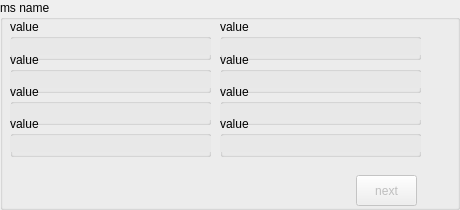
<?xml version="1.0" encoding="UTF-8"?>
<ui version="4.0">
 <class>QtMsRegionStats</class>
 <widget class="QGroupBox" name="QtMsRegionStats">
  <property name="geometry">
   <rect>
    <x>0</x>
    <y>0</y>
    <width>460</width>
    <height>210</height>
   </rect>
  </property>
  <property name="sizePolicy">
   <sizepolicy hsizetype="Preferred" vsizetype="Preferred">
    <horstretch>0</horstretch>
    <verstretch>0</verstretch>
   </sizepolicy>
  </property>
  <property name="minimumSize">
   <size>
    <width>460</width>
    <height>0</height>
   </size>
  </property>
  <property name="maximumSize">
   <size>
    <width>16777215</width>
    <height>210</height>
   </size>
  </property>
  <property name="windowTitle">
   <string>GroupBox</string>
  </property>
  <property name="title">
   <string>ms name</string>
  </property>
  <widget class="QGroupBox" name="box11">
   <property name="geometry">
    <rect>
     <x>10</x>
     <y>19</y>
     <width>201</width>
     <height>41</height>
    </rect>
   </property>
   <property name="sizePolicy">
    <sizepolicy hsizetype="Preferred" vsizetype="Minimum">
     <horstretch>0</horstretch>
     <verstretch>0</verstretch>
    </sizepolicy>
   </property>
   <property name="title">
    <string>value</string>
   </property>
   <property name="flat">
    <bool>true</bool>
   </property>
   <widget class="QLineEdit" name="text11">
    <property name="geometry">
     <rect>
      <x>0</x>
      <y>20</y>
      <width>201</width>
      <height>16</height>
     </rect>
    </property>
    <property name="palette">
     <palette>
      <active>
       <colorrole role="Base">
        <brush brushstyle="SolidPattern">
         <color alpha="255">
          <red>232</red>
          <green>232</green>
          <blue>232</blue>
         </color>
        </brush>
       </colorrole>
      </active>
      <inactive>
       <colorrole role="Base">
        <brush brushstyle="SolidPattern">
         <color alpha="255">
          <red>232</red>
          <green>232</green>
          <blue>232</blue>
         </color>
        </brush>
       </colorrole>
      </inactive>
      <disabled>
       <colorrole role="Base">
        <brush brushstyle="SolidPattern">
         <color alpha="255">
          <red>212</red>
          <green>208</green>
          <blue>200</blue>
         </color>
        </brush>
       </colorrole>
      </disabled>
     </palette>
    </property>
    <property name="font">
     <font>
      <pointsize>10</pointsize>
     </font>
    </property>
    <property name="acceptDrops">
     <bool>false</bool>
    </property>
    <property name="maxLength">
     <number>50</number>
    </property>
    <property name="frame">
     <bool>false</bool>
    </property>
    <property name="readOnly">
     <bool>true</bool>
    </property>
   </widget>
  </widget>
  <widget class="QGroupBox" name="box12">
   <property name="geometry">
    <rect>
     <x>220</x>
     <y>19</y>
     <width>201</width>
     <height>41</height>
    </rect>
   </property>
   <property name="sizePolicy">
    <sizepolicy hsizetype="Preferred" vsizetype="Minimum">
     <horstretch>0</horstretch>
     <verstretch>0</verstretch>
    </sizepolicy>
   </property>
   <property name="title">
    <string>value</string>
   </property>
   <property name="flat">
    <bool>true</bool>
   </property>
   <widget class="QLineEdit" name="text12">
    <property name="geometry">
     <rect>
      <x>0</x>
      <y>20</y>
      <width>201</width>
      <height>16</height>
     </rect>
    </property>
    <property name="palette">
     <palette>
      <active>
       <colorrole role="Base">
        <brush brushstyle="SolidPattern">
         <color alpha="255">
          <red>232</red>
          <green>232</green>
          <blue>232</blue>
         </color>
        </brush>
       </colorrole>
      </active>
      <inactive>
       <colorrole role="Base">
        <brush brushstyle="SolidPattern">
         <color alpha="255">
          <red>232</red>
          <green>232</green>
          <blue>232</blue>
         </color>
        </brush>
       </colorrole>
      </inactive>
      <disabled>
       <colorrole role="Base">
        <brush brushstyle="SolidPattern">
         <color alpha="255">
          <red>212</red>
          <green>208</green>
          <blue>200</blue>
         </color>
        </brush>
       </colorrole>
      </disabled>
     </palette>
    </property>
    <property name="font">
     <font>
      <pointsize>10</pointsize>
     </font>
    </property>
    <property name="acceptDrops">
     <bool>false</bool>
    </property>
    <property name="maxLength">
     <number>50</number>
    </property>
    <property name="frame">
     <bool>false</bool>
    </property>
    <property name="readOnly">
     <bool>true</bool>
    </property>
   </widget>
  </widget>
  <widget class="QGroupBox" name="box21">
   <property name="geometry">
    <rect>
     <x>10</x>
     <y>52</y>
     <width>201</width>
     <height>41</height>
    </rect>
   </property>
   <property name="sizePolicy">
    <sizepolicy hsizetype="Preferred" vsizetype="Minimum">
     <horstretch>0</horstretch>
     <verstretch>0</verstretch>
    </sizepolicy>
   </property>
   <property name="title">
    <string>value</string>
   </property>
   <property name="flat">
    <bool>true</bool>
   </property>
   <widget class="QLineEdit" name="text21">
    <property name="geometry">
     <rect>
      <x>0</x>
      <y>20</y>
      <width>201</width>
      <height>16</height>
     </rect>
    </property>
    <property name="palette">
     <palette>
      <active>
       <colorrole role="Base">
        <brush brushstyle="SolidPattern">
         <color alpha="255">
          <red>232</red>
          <green>232</green>
          <blue>232</blue>
         </color>
        </brush>
       </colorrole>
      </active>
      <inactive>
       <colorrole role="Base">
        <brush brushstyle="SolidPattern">
         <color alpha="255">
          <red>232</red>
          <green>232</green>
          <blue>232</blue>
         </color>
        </brush>
       </colorrole>
      </inactive>
      <disabled>
       <colorrole role="Base">
        <brush brushstyle="SolidPattern">
         <color alpha="255">
          <red>212</red>
          <green>208</green>
          <blue>200</blue>
         </color>
        </brush>
       </colorrole>
      </disabled>
     </palette>
    </property>
    <property name="font">
     <font>
      <pointsize>10</pointsize>
     </font>
    </property>
    <property name="acceptDrops">
     <bool>false</bool>
    </property>
    <property name="maxLength">
     <number>50</number>
    </property>
    <property name="frame">
     <bool>false</bool>
    </property>
    <property name="readOnly">
     <bool>true</bool>
    </property>
   </widget>
  </widget>
  <widget class="QGroupBox" name="box22">
   <property name="geometry">
    <rect>
     <x>220</x>
     <y>52</y>
     <width>201</width>
     <height>41</height>
    </rect>
   </property>
   <property name="sizePolicy">
    <sizepolicy hsizetype="Preferred" vsizetype="Minimum">
     <horstretch>0</horstretch>
     <verstretch>0</verstretch>
    </sizepolicy>
   </property>
   <property name="title">
    <string>value</string>
   </property>
   <property name="flat">
    <bool>true</bool>
   </property>
   <widget class="QLineEdit" name="text22">
    <property name="geometry">
     <rect>
      <x>0</x>
      <y>20</y>
      <width>201</width>
      <height>16</height>
     </rect>
    </property>
    <property name="palette">
     <palette>
      <active>
       <colorrole role="Base">
        <brush brushstyle="SolidPattern">
         <color alpha="255">
          <red>232</red>
          <green>232</green>
          <blue>232</blue>
         </color>
        </brush>
       </colorrole>
      </active>
      <inactive>
       <colorrole role="Base">
        <brush brushstyle="SolidPattern">
         <color alpha="255">
          <red>232</red>
          <green>232</green>
          <blue>232</blue>
         </color>
        </brush>
       </colorrole>
      </inactive>
      <disabled>
       <colorrole role="Base">
        <brush brushstyle="SolidPattern">
         <color alpha="255">
          <red>212</red>
          <green>208</green>
          <blue>200</blue>
         </color>
        </brush>
       </colorrole>
      </disabled>
     </palette>
    </property>
    <property name="font">
     <font>
      <pointsize>10</pointsize>
     </font>
    </property>
    <property name="acceptDrops">
     <bool>false</bool>
    </property>
    <property name="maxLength">
     <number>50</number>
    </property>
    <property name="frame">
     <bool>false</bool>
    </property>
    <property name="readOnly">
     <bool>true</bool>
    </property>
   </widget>
  </widget>
  <widget class="QGroupBox" name="box31">
   <property name="geometry">
    <rect>
     <x>10</x>
     <y>84</y>
     <width>201</width>
     <height>41</height>
    </rect>
   </property>
   <property name="sizePolicy">
    <sizepolicy hsizetype="Preferred" vsizetype="Minimum">
     <horstretch>0</horstretch>
     <verstretch>0</verstretch>
    </sizepolicy>
   </property>
   <property name="title">
    <string>value</string>
   </property>
   <property name="flat">
    <bool>true</bool>
   </property>
   <widget class="QLineEdit" name="text31">
    <property name="geometry">
     <rect>
      <x>0</x>
      <y>20</y>
      <width>201</width>
      <height>16</height>
     </rect>
    </property>
    <property name="palette">
     <palette>
      <active>
       <colorrole role="Base">
        <brush brushstyle="SolidPattern">
         <color alpha="255">
          <red>232</red>
          <green>232</green>
          <blue>232</blue>
         </color>
        </brush>
       </colorrole>
      </active>
      <inactive>
       <colorrole role="Base">
        <brush brushstyle="SolidPattern">
         <color alpha="255">
          <red>232</red>
          <green>232</green>
          <blue>232</blue>
         </color>
        </brush>
       </colorrole>
      </inactive>
      <disabled>
       <colorrole role="Base">
        <brush brushstyle="SolidPattern">
         <color alpha="255">
          <red>212</red>
          <green>208</green>
          <blue>200</blue>
         </color>
        </brush>
       </colorrole>
      </disabled>
     </palette>
    </property>
    <property name="font">
     <font>
      <pointsize>10</pointsize>
     </font>
    </property>
    <property name="acceptDrops">
     <bool>false</bool>
    </property>
    <property name="maxLength">
     <number>50</number>
    </property>
    <property name="frame">
     <bool>false</bool>
    </property>
    <property name="readOnly">
     <bool>true</bool>
    </property>
   </widget>
  </widget>
  <widget class="QGroupBox" name="box32">
   <property name="geometry">
    <rect>
     <x>220</x>
     <y>84</y>
     <width>201</width>
     <height>41</height>
    </rect>
   </property>
   <property name="sizePolicy">
    <sizepolicy hsizetype="Preferred" vsizetype="Minimum">
     <horstretch>0</horstretch>
     <verstretch>0</verstretch>
    </sizepolicy>
   </property>
   <property name="title">
    <string>value</string>
   </property>
   <property name="flat">
    <bool>true</bool>
   </property>
   <widget class="QLineEdit" name="text32">
    <property name="geometry">
     <rect>
      <x>0</x>
      <y>20</y>
      <width>201</width>
      <height>16</height>
     </rect>
    </property>
    <property name="palette">
     <palette>
      <active>
       <colorrole role="Base">
        <brush brushstyle="SolidPattern">
         <color alpha="255">
          <red>232</red>
          <green>232</green>
          <blue>232</blue>
         </color>
        </brush>
       </colorrole>
      </active>
      <inactive>
       <colorrole role="Base">
        <brush brushstyle="SolidPattern">
         <color alpha="255">
          <red>232</red>
          <green>232</green>
          <blue>232</blue>
         </color>
        </brush>
       </colorrole>
      </inactive>
      <disabled>
       <colorrole role="Base">
        <brush brushstyle="SolidPattern">
         <color alpha="255">
          <red>212</red>
          <green>208</green>
          <blue>200</blue>
         </color>
        </brush>
       </colorrole>
      </disabled>
     </palette>
    </property>
    <property name="font">
     <font>
      <pointsize>10</pointsize>
     </font>
    </property>
    <property name="acceptDrops">
     <bool>false</bool>
    </property>
    <property name="maxLength">
     <number>50</number>
    </property>
    <property name="frame">
     <bool>false</bool>
    </property>
    <property name="readOnly">
     <bool>true</bool>
    </property>
   </widget>
  </widget>
  <widget class="QGroupBox" name="box41">
   <property name="geometry">
    <rect>
     <x>10</x>
     <y>116</y>
     <width>201</width>
     <height>41</height>
    </rect>
   </property>
   <property name="sizePolicy">
    <sizepolicy hsizetype="Preferred" vsizetype="Minimum">
     <horstretch>0</horstretch>
     <verstretch>0</verstretch>
    </sizepolicy>
   </property>
   <property name="title">
    <string>value</string>
   </property>
   <property name="flat">
    <bool>true</bool>
   </property>
   <widget class="QLineEdit" name="text41">
    <property name="geometry">
     <rect>
      <x>0</x>
      <y>20</y>
      <width>201</width>
      <height>16</height>
     </rect>
    </property>
    <property name="palette">
     <palette>
      <active>
       <colorrole role="Base">
        <brush brushstyle="SolidPattern">
         <color alpha="255">
          <red>232</red>
          <green>232</green>
          <blue>232</blue>
         </color>
        </brush>
       </colorrole>
      </active>
      <inactive>
       <colorrole role="Base">
        <brush brushstyle="SolidPattern">
         <color alpha="255">
          <red>232</red>
          <green>232</green>
          <blue>232</blue>
         </color>
        </brush>
       </colorrole>
      </inactive>
      <disabled>
       <colorrole role="Base">
        <brush brushstyle="SolidPattern">
         <color alpha="255">
          <red>212</red>
          <green>208</green>
          <blue>200</blue>
         </color>
        </brush>
       </colorrole>
      </disabled>
     </palette>
    </property>
    <property name="font">
     <font>
      <pointsize>10</pointsize>
     </font>
    </property>
    <property name="acceptDrops">
     <bool>false</bool>
    </property>
    <property name="maxLength">
     <number>50</number>
    </property>
    <property name="frame">
     <bool>false</bool>
    </property>
    <property name="readOnly">
     <bool>true</bool>
    </property>
   </widget>
  </widget>
  <widget class="QGroupBox" name="box42">
   <property name="geometry">
    <rect>
     <x>220</x>
     <y>116</y>
     <width>201</width>
     <height>41</height>
    </rect>
   </property>
   <property name="sizePolicy">
    <sizepolicy hsizetype="Preferred" vsizetype="Minimum">
     <horstretch>0</horstretch>
     <verstretch>0</verstretch>
    </sizepolicy>
   </property>
   <property name="title">
    <string>value</string>
   </property>
   <property name="flat">
    <bool>true</bool>
   </property>
   <widget class="QLineEdit" name="text42">
    <property name="geometry">
     <rect>
      <x>0</x>
      <y>20</y>
      <width>201</width>
      <height>16</height>
     </rect>
    </property>
    <property name="palette">
     <palette>
      <active>
       <colorrole role="Base">
        <brush brushstyle="SolidPattern">
         <color alpha="255">
          <red>232</red>
          <green>232</green>
          <blue>232</blue>
         </color>
        </brush>
       </colorrole>
      </active>
      <inactive>
       <colorrole role="Base">
        <brush brushstyle="SolidPattern">
         <color alpha="255">
          <red>232</red>
          <green>232</green>
          <blue>232</blue>
         </color>
        </brush>
       </colorrole>
      </inactive>
      <disabled>
       <colorrole role="Base">
        <brush brushstyle="SolidPattern">
         <color alpha="255">
          <red>212</red>
          <green>208</green>
          <blue>200</blue>
         </color>
        </brush>
       </colorrole>
      </disabled>
     </palette>
    </property>
    <property name="font">
     <font>
      <pointsize>10</pointsize>
     </font>
    </property>
    <property name="acceptDrops">
     <bool>false</bool>
    </property>
    <property name="maxLength">
     <number>50</number>
    </property>
    <property name="frame">
     <bool>false</bool>
    </property>
    <property name="readOnly">
     <bool>true</bool>
    </property>
   </widget>
  </widget>
  <widget class="QPushButton" name="next_button">
   <property name="enabled">
    <bool>false</bool>
   </property>
   <property name="geometry">
    <rect>
     <x>356</x>
     <y>175</y>
     <width>61</width>
     <height>31</height>
    </rect>
   </property>
   <property name="text">
    <string>next</string>
   </property>
   <property name="flat">
    <bool>false</bool>
   </property>
  </widget>
 </widget>
 <resources/>
 <connections/>
</ui>
